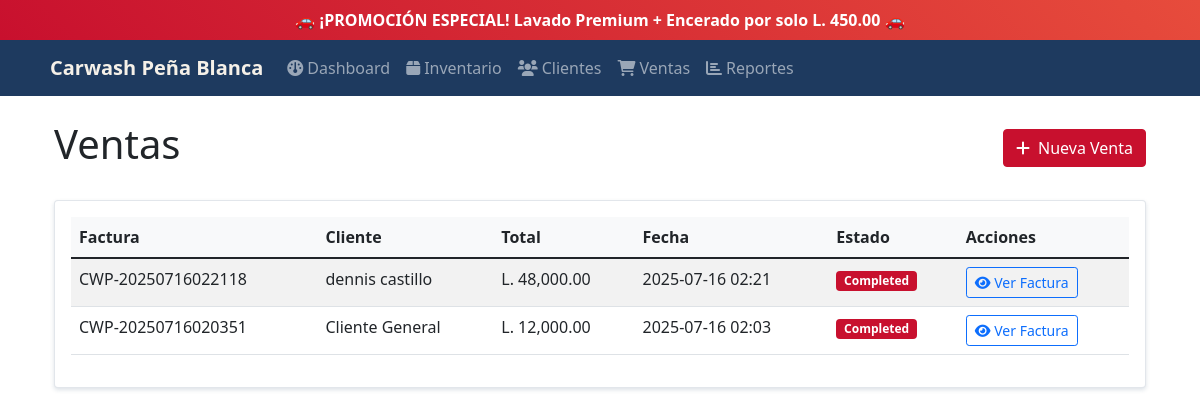
Before: /sales with the older database file.
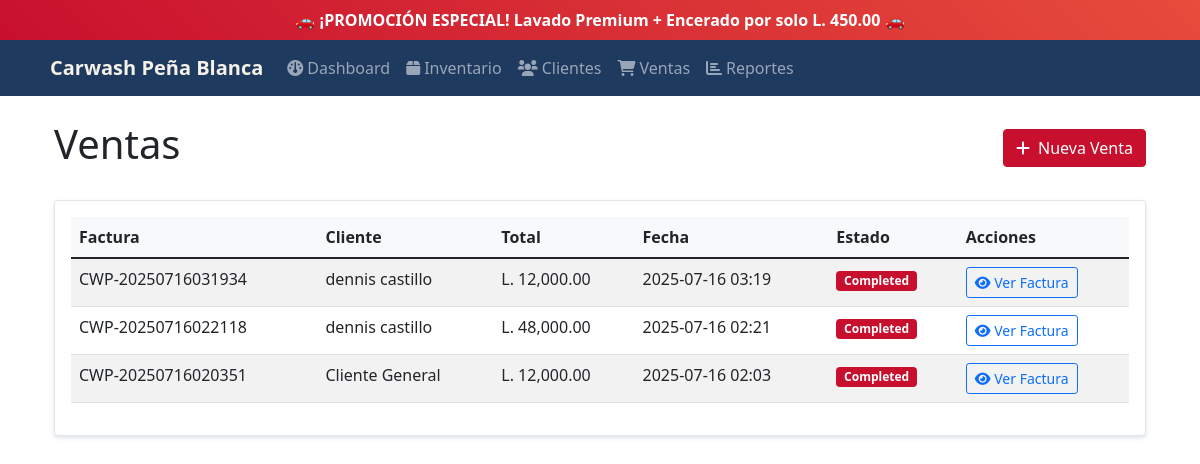
After: the same page with the newer database file.
### tables this page shows
CREATE TABLE sales (
            id INTEGER PRIMARY KEY AUTOINCREMENT,
            customer_id INTEGER,
            total REAL NOT NULL,
            tax REAL DEFAULT 0,
            discount REAL DEFAULT 0,
            payment_method TEXT,
            status TEXT DEFAULT 'completed',
            invoice_number TEXT UNIQUE,
            created_at TIMESTAMP DEFAULT CURRENT_TIMESTAMP,
            FOREIGN KEY (customer_id) REFERENCES customers (id)
        );

CREATE TABLE customers (
            id INTEGER PRIMARY KEY AUTOINCREMENT,
            name TEXT NOT NULL,
            phone TEXT,
            email TEXT,
            address TEXT,
            created_at TIMESTAMP DEFAULT CURRENT_TIMESTAMP
        );

### main.py (the view)
@app.route('/sales')
def sales():
    conn = get_db_connection()
    sales = conn.execute("""
        SELECT s.id, s.invoice_number, c.name as customer_name, s.total, s.created_at, s.status
        FROM sales s
        LEFT JOIN customers c ON s.customer_id = c.id
        ORDER BY s.created_at DESC
    """).fetchall()
    conn.close()
    return render_template('sales.html', sales=sales)

### main.py (called while the page is built)
def get_db_connection():
    conn = sqlite3.connect('carwash.db')
    conn.row_factory = sqlite3.Row
    return conn

### templates/sales.html (shortened to what this page needs)
{% extends "base.html" %}
{% block content %}
<div class="row">
    <div class="col-12">
        <div class="d-flex justify-content-between align-items-center mb-4">
            <h1>Ventas</h1>
            <a href="{{ url_for('new_sale') }}" class="btn btn-success">
                <i class="fas fa-plus me-2"></i>Nueva Venta
            </a>
        </div>
    </div>
</div>
<div class="row">
    <div class="col-12">
        <div class="card">
            <div class="card-body">
                {% if sales %}
                <div class="table-responsive">
                    <table class="table table-striped">
                        <thead>
                            <tr>
                                <th>Factura</th>
                                <th>Cliente</th>
                                <th>Total</th>
                                <th>Fecha</th>
                                <th>Estado</th>
                                <th>Acciones</th>
                            </tr>
                        </thead>
                        <tbody>
                            {% for sale in sales %}
                            <tr>
                                <td>{{ sale.invoice_number }}</td>
                                <td>{{ sale.customer_name or 'Cliente General' }}</td>
                                <td>L. {{ "{:,.2f}".format(sale.total) }}</td>
                                <td>{{ sale.created_at[:16] }}</td>
                                <td>
                                    <span class="badge bg-success">{{ sale.status.title() }}</span>
                                </td>
                                <td>
                                    <a href="{{ url_for('view_invoice', sale_id=sale.id) }}" class="btn btn-sm btn-outline-primary">
                                        <i class="fas fa-eye"></i> Ver Factura
                                    </a>
                                </td>
                            </tr>
                            {% endfor %}
                        </tbody>
                    </table>
                </div>
                {% else %}
                <p class="text-muted">No hay ventas registradas.</p>
                {% endif %}
            </div>
        </div>
    </div>
</div>
{% endblock %}

### templates/base.html (shortened to what this page needs)
<!DOCTYPE html>
<html lang="es">
<head>
    <link href="https://cdn.jsdelivr.net/npm/bootstrap@5.1.3/dist/css/bootstrap.min.css" rel="stylesheet">
    <link href="https://cdnjs.cloudflare.com/ajax/libs/font-awesome/6.0.0/css/all.min.css" rel="stylesheet">
</head>
<body>
    <div class="promo-banner">
        <div class="container">
            <span id="promo-text">🚗 ¡PROMOCIÓN ESPECIAL! Lavado Premium + Encerado por solo L. 450.00 🚗</span>
        </div>
    </div>
    <nav class="navbar navbar-expand-lg navbar-dark">
        <div class="container">
            <a class="navbar-brand" href="{{ url_for('dashboard') }}">
                Carwash Peña Blanca
            </a>
            <div class="collapse navbar-collapse" id="navbarNav">
                <ul class="navbar-nav me-auto">
                    <li class="nav-item">
                        <a class="nav-link" href="{{ url_for('dashboard') }}">
                            <i class="fas fa-dashboard me-1"></i>Dashboard
                        </a>
                    </li>
                    <li class="nav-item">
                        <a class="nav-link" href="{{ url_for('products') }}">
                            <i class="fas fa-box me-1"></i>Inventario
                        </a>
                    </li>
                    <li class="nav-item">
                        <a class="nav-link" href="{{ url_for('customers') }}">
                            <i class="fas fa-users me-1"></i>Clientes
                        </a>
                    </li>
                    <li class="nav-item">
                        <a class="nav-link" href="{{ url_for('sales') }}">
                            <i class="fas fa-shopping-cart me-1"></i>Ventas
                        </a>
                    </li>
                    <li class="nav-item">
                        <a class="nav-link" href="{{ url_for('reports') }}">
                            <i class="fas fa-chart-bar me-1"></i>Reportes
                        </a>
                    </li>
                </ul>
            </div>
        </div>
    </nav>
    <div class="container mt-4">
        <div class="container-fluid">
                        {% block content %}{% endblock %}
                    </div>
    </div>
</body>
</html>

### templates/base.html (style rules this page uses)
:root { --primary-navy: #1e3a5f; --secondary-red: #c8102e; --accent-cream: #f5f0e8; --light-gray: #f8f9fa; }
.promo-banner { background: linear-gradient(45deg, var(--secondary-red), #e74c3c); color: white; padding: 8px 0; text-align: center; font-weight: bold; position: relative; overflow: hidden; }
.promo-banner::before { content: ''; position: absolute; top: 0; left: -100%; width: 100%; height: 100%; background: linear-gradient(90deg, transparent, rgba(255,255,255,0.1), transparent); animation: shine 3s infinite; }
.navbar-brand { font-weight: bold; color: var(--accent-cream) !important; }
.navbar-dark { background-color: var(--primary-navy) !important; }
.card { box-shadow: 0 0.125rem 0.25rem rgba(30, 58, 95, 0.15); border: 1px solid rgba(30, 58, 95, 0.125); }
.table th { background-color: var(--light-gray); }
.btn-success { background-color: var(--secondary-red); border-color: var(--secondary-red); }
.bg-success { background-color: var(--secondary-red) !important; }

Changed rows visible on the page:
added sales: invoice_number "CWP-20250716031934", name "dennis castillo", total "12,000.00", created_at "2025-07-16 03:19", status "Completed"
